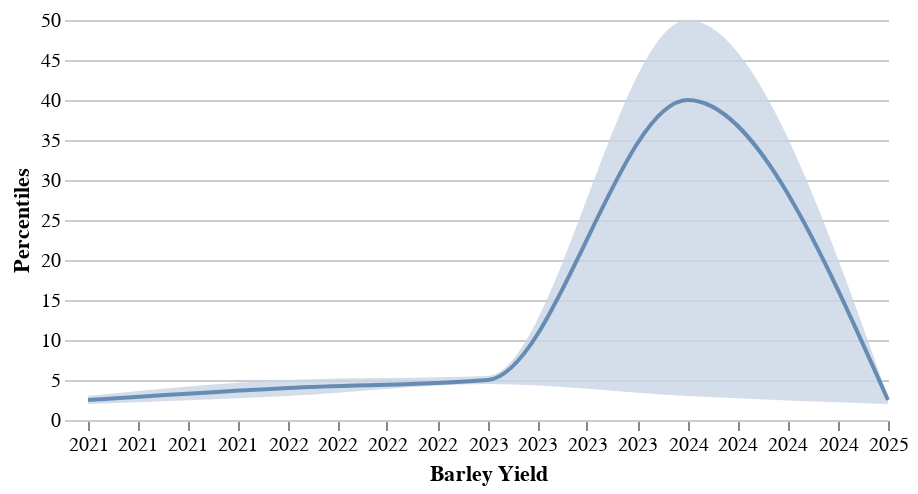

Write a Vega-Lite specification for this figure.
### Vega specification from a JSON file in a GitHub repository (floating-point values rounded to 4 significant figures)
{"$schema": "https://vega.github.io/schema/vega/v5.json", "width": 400, "height": 200, "padding": 5, "data": [{"name": "facet", "values": [{"year": "2021", "p5": 2, "p95": 3, "p50": 2.5}, {"year": "2022", "p5": 3, "p95": 5, "p50": 4}, {"year": "2023", "p5": 7, "p95": 8, "p50": 7.5}, {"year": "2023", "p5": 2, "p95": 3, "p50": 2.5}, {"year": "2024", "p5": 3, "p95": 50, "p50": 40}, {"year": "2025", "p5": 2, "p95": 3, "p50": 2.5}], "format": {"type": "json", "parse": {"year": "date:'%Y'"}}}, {"name": "table", "source": "facet", "transform": [{"type": "aggregate", "groupby": ["year"], "ops": ["mean", "mean", "mean"], "fields": ["p5", "p95", "p50"], "as": ["p5", "p95", "p50"]}]}], "scales": [{"name": "xscale", "type": "time", "nice": "year", "domain": {"data": "facet", "field": "year"}, "range": "width"}, {"name": "yscale", "type": "linear", "range": "height", "nice": true, "zero": true, "domain": {"data": "facet", "field": "p95"}}], "axes": [{"orient": "bottom", "scale": "xscale", "format": "%Y", "title": "Barley Yield"}, {"orient": "left", "scale": "yscale", "title": "Percentiles", "grid": true, "domain": false, "tickSize": 12, "encode": {"grid": {"enter": {"stroke": {"value": "#ccc"}}}, "ticks": {"enter": {"stroke": {"value": "#ccc"}}}}}], "marks": [{"type": "area", "from": {"data": "table"}, "encode": {"enter": {"fill": {"value": "#C9D6E5"}}, "update": {"interpolate": {"value": "monotone"}, "x": {"scale": "xscale", "field": "year"}, "y": {"scale": "yscale", "field": "p5"}, "y2": {"scale": "yscale", "field": "p95"}, "opacity": {"value": 0.8}}, "hover": {"opacity": {"value": 0.5}}}}, {"type": "line", "from": {"data": "table"}, "encode": {"update": {"interpolate": {"value": "monotone"}, "stroke": {"value": "#4C78A8"}, "strokeWidth": {"value": 2}, "opacity": {"value": 0.8}}, "hover": {"opacity": {"value": 0.5}}, "enter": {"x": {"scale": "xscale", "field": "year"}, "y": {"scale": "yscale", "field": "p50"}}}}]}
